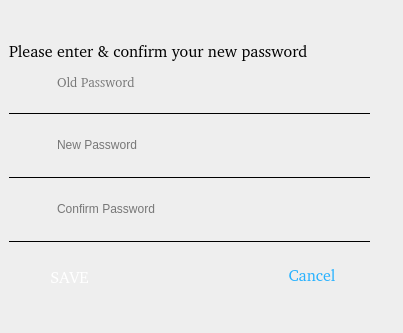
<?xml version="1.0" encoding="UTF-8"?>
<ui version="4.0">
 <class>MainWindow</class>
 <widget class="QMainWindow" name="MainWindow">
  <property name="geometry">
   <rect>
    <x>0</x>
    <y>0</y>
    <width>403</width>
    <height>333</height>
   </rect>
  </property>
  <property name="maximumSize">
   <size>
    <width>1440</width>
    <height>800</height>
   </size>
  </property>
  <property name="windowTitle">
   <string>MainWindow</string>
  </property>
  <property name="styleSheet">
   <string notr="true">background-color: rgb(238, 238, 238);
</string>
  </property>
  <widget class="QWidget" name="centralwidget">
   <layout class="QGridLayout" name="gridLayout">
    <item row="0" column="0">
     <layout class="QVBoxLayout" name="verticalLayout_4">
      <item>
       <layout class="QHBoxLayout" name="horizontalLayout">
        <item>
         <widget class="QLabel" name="label_4">
          <property name="minimumSize">
           <size>
            <width>361</width>
            <height>22</height>
           </size>
          </property>
          <property name="maximumSize">
           <size>
            <width>361</width>
            <height>22</height>
           </size>
          </property>
          <property name="font">
           <font>
            <family>Roboto [GOOG]</family>
            <pointsize>14</pointsize>
            <weight>3</weight>
            <italic>false</italic>
            <bold>false</bold>
           </font>
          </property>
          <property name="styleSheet">
           <string notr="true">font: 25 14pt &quot;Roboto [GOOG]&quot;;</string>
          </property>
          <property name="text">
           <string>&lt;html&gt;&lt;head/&gt;&lt;body&gt;&lt;p&gt;&lt;span style=&quot; font-size:12pt;&quot;&gt;Please enter &amp;amp; confirm your new password&lt;/span&gt;&lt;/p&gt;&lt;/body&gt;&lt;/html&gt;</string>
          </property>
         </widget>
        </item>
        <item>
         <spacer name="horizontalSpacer_9">
          <property name="orientation">
           <enum>Qt::Horizontal</enum>
          </property>
          <property name="sizeHint" stdset="0">
           <size>
            <width>40</width>
            <height>20</height>
           </size>
          </property>
         </spacer>
        </item>
       </layout>
      </item>
      <item>
       <layout class="QVBoxLayout" name="verticalLayout">
        <item>
         <layout class="QHBoxLayout" name="horizontalLayout_2">
          <item>
           <widget class="QLabel" name="label">
            <property name="minimumSize">
             <size>
              <width>32</width>
              <height>29</height>
             </size>
            </property>
            <property name="maximumSize">
             <size>
              <width>32</width>
              <height>24</height>
             </size>
            </property>
            <property name="styleSheet">
             <string notr="true">background-image: url(:/images/final_assets/Login_Icons/pw.png);</string>
            </property>
            <property name="text">
             <string/>
            </property>
            <property name="pixmap">
             <pixmap resource="resource.qrc">:/images/final_assets/Login_Icons/pw.png</pixmap>
            </property>
            <property name="scaledContents">
             <bool>true</bool>
            </property>
           </widget>
          </item>
          <item>
           <spacer name="horizontalSpacer_2">
            <property name="orientation">
             <enum>Qt::Horizontal</enum>
            </property>
            <property name="sizeType">
             <enum>QSizePolicy::Maximum</enum>
            </property>
            <property name="sizeHint" stdset="0">
             <size>
              <width>8</width>
              <height>20</height>
             </size>
            </property>
           </spacer>
          </item>
          <item>
           <widget class="QLineEdit" name="newpw_lineedit_2">
            <property name="minimumSize">
             <size>
              <width>113</width>
              <height>21</height>
             </size>
            </property>
            <property name="maximumSize">
             <size>
              <width>113</width>
              <height>21</height>
             </size>
            </property>
            <property name="font">
             <font>
              <family>Roboto [GOOG]</family>
              <pointsize>10</pointsize>
              <weight>50</weight>
              <italic>false</italic>
              <bold>false</bold>
             </font>
            </property>
            <property name="focusPolicy">
             <enum>Qt::ClickFocus</enum>
            </property>
            <property name="styleSheet">
             <string notr="true">border-radius: 1px;
font: 10pt &quot;Roboto [GOOG]&quot;;
background-color: rgba(0, 0, 0,0);</string>
            </property>
            <property name="echoMode">
             <enum>QLineEdit::Password</enum>
            </property>
            <property name="placeholderText">
             <string>Old Password</string>
            </property>
           </widget>
          </item>
          <item>
           <spacer name="horizontalSpacer">
            <property name="orientation">
             <enum>Qt::Horizontal</enum>
            </property>
            <property name="sizeHint" stdset="0">
             <size>
              <width>40</width>
              <height>20</height>
             </size>
            </property>
           </spacer>
          </item>
         </layout>
        </item>
        <item>
         <layout class="QHBoxLayout" name="horizontalLayout_10">
          <item>
           <widget class="Line" name="line">
            <property name="minimumSize">
             <size>
              <width>361</width>
              <height>16</height>
             </size>
            </property>
            <property name="maximumSize">
             <size>
              <width>361</width>
              <height>16</height>
             </size>
            </property>
            <property name="frameShadow">
             <enum>QFrame::Plain</enum>
            </property>
            <property name="orientation">
             <enum>Qt::Horizontal</enum>
            </property>
           </widget>
          </item>
          <item>
           <spacer name="horizontalSpacer_8">
            <property name="orientation">
             <enum>Qt::Horizontal</enum>
            </property>
            <property name="sizeHint" stdset="0">
             <size>
              <width>40</width>
              <height>20</height>
             </size>
            </property>
           </spacer>
          </item>
         </layout>
        </item>
       </layout>
      </item>
      <item>
       <layout class="QVBoxLayout" name="verticalLayout_2">
        <item>
         <layout class="QHBoxLayout" name="horizontalLayout_3">
          <item>
           <widget class="QLabel" name="label_2">
            <property name="minimumSize">
             <size>
              <width>32</width>
              <height>32</height>
             </size>
            </property>
            <property name="maximumSize">
             <size>
              <width>32</width>
              <height>25</height>
             </size>
            </property>
            <property name="styleSheet">
             <string notr="true">background-image: url(:/images/final_assets/Login_Icons/new_pw.png);</string>
            </property>
            <property name="text">
             <string/>
            </property>
            <property name="pixmap">
             <pixmap resource="resource.qrc">:/images/final_assets/Login_Icons/new_pw.png</pixmap>
            </property>
            <property name="scaledContents">
             <bool>true</bool>
            </property>
           </widget>
          </item>
          <item>
           <spacer name="horizontalSpacer_4">
            <property name="orientation">
             <enum>Qt::Horizontal</enum>
            </property>
            <property name="sizeType">
             <enum>QSizePolicy::Maximum</enum>
            </property>
            <property name="sizeHint" stdset="0">
             <size>
              <width>8</width>
              <height>20</height>
             </size>
            </property>
           </spacer>
          </item>
          <item>
           <widget class="QLineEdit" name="newpw_lineedit">
            <property name="minimumSize">
             <size>
              <width>113</width>
              <height>21</height>
             </size>
            </property>
            <property name="maximumSize">
             <size>
              <width>113</width>
              <height>21</height>
             </size>
            </property>
            <property name="focusPolicy">
             <enum>Qt::ClickFocus</enum>
            </property>
            <property name="styleSheet">
             <string notr="true">border-radius: 1px;
font: 10pt &quot;Roboto [GOOG]&quot;;
background-color: rgba(0, 0, 0,0);</string>
            </property>
            <property name="echoMode">
             <enum>QLineEdit::Password</enum>
            </property>
            <property name="placeholderText">
             <string>New Password</string>
            </property>
           </widget>
          </item>
          <item>
           <spacer name="horizontalSpacer_3">
            <property name="orientation">
             <enum>Qt::Horizontal</enum>
            </property>
            <property name="sizeHint" stdset="0">
             <size>
              <width>40</width>
              <height>20</height>
             </size>
            </property>
           </spacer>
          </item>
         </layout>
        </item>
        <item>
         <layout class="QHBoxLayout" name="horizontalLayout_11">
          <item>
           <widget class="Line" name="line_2">
            <property name="minimumSize">
             <size>
              <width>361</width>
              <height>16</height>
             </size>
            </property>
            <property name="maximumSize">
             <size>
              <width>361</width>
              <height>16</height>
             </size>
            </property>
            <property name="frameShadow">
             <enum>QFrame::Plain</enum>
            </property>
            <property name="orientation">
             <enum>Qt::Horizontal</enum>
            </property>
           </widget>
          </item>
          <item>
           <spacer name="horizontalSpacer_10">
            <property name="orientation">
             <enum>Qt::Horizontal</enum>
            </property>
            <property name="sizeHint" stdset="0">
             <size>
              <width>40</width>
              <height>20</height>
             </size>
            </property>
           </spacer>
          </item>
         </layout>
        </item>
       </layout>
      </item>
      <item>
       <layout class="QVBoxLayout" name="verticalLayout_3">
        <item>
         <layout class="QHBoxLayout" name="horizontalLayout_4">
          <item>
           <widget class="QLabel" name="label_3">
            <property name="minimumSize">
             <size>
              <width>32</width>
              <height>32</height>
             </size>
            </property>
            <property name="maximumSize">
             <size>
              <width>32</width>
              <height>25</height>
             </size>
            </property>
            <property name="styleSheet">
             <string notr="true">background-image: url(:/images/final_assets/Login_Icons/new_pw.png);</string>
            </property>
            <property name="text">
             <string/>
            </property>
            <property name="pixmap">
             <pixmap resource="resource.qrc">:/images/final_assets/Login_Icons/new_pw.png</pixmap>
            </property>
            <property name="scaledContents">
             <bool>true</bool>
            </property>
           </widget>
          </item>
          <item>
           <spacer name="horizontalSpacer_6">
            <property name="orientation">
             <enum>Qt::Horizontal</enum>
            </property>
            <property name="sizeType">
             <enum>QSizePolicy::Maximum</enum>
            </property>
            <property name="sizeHint" stdset="0">
             <size>
              <width>8</width>
              <height>20</height>
             </size>
            </property>
           </spacer>
          </item>
          <item>
           <widget class="QLineEdit" name="current_lineedit">
            <property name="minimumSize">
             <size>
              <width>141</width>
              <height>21</height>
             </size>
            </property>
            <property name="maximumSize">
             <size>
              <width>141</width>
              <height>21</height>
             </size>
            </property>
            <property name="focusPolicy">
             <enum>Qt::ClickFocus</enum>
            </property>
            <property name="styleSheet">
             <string notr="true">border-radius: 1px;
font: 10pt &quot;Roboto [GOOG]&quot;;
background-color: rgba(0, 0, 0,0);</string>
            </property>
            <property name="echoMode">
             <enum>QLineEdit::Password</enum>
            </property>
            <property name="placeholderText">
             <string>Confirm Password</string>
            </property>
           </widget>
          </item>
          <item>
           <spacer name="horizontalSpacer_5">
            <property name="orientation">
             <enum>Qt::Horizontal</enum>
            </property>
            <property name="sizeHint" stdset="0">
             <size>
              <width>40</width>
              <height>20</height>
             </size>
            </property>
           </spacer>
          </item>
         </layout>
        </item>
        <item>
         <layout class="QHBoxLayout" name="horizontalLayout_12">
          <item>
           <widget class="Line" name="line_3">
            <property name="minimumSize">
             <size>
              <width>361</width>
              <height>16</height>
             </size>
            </property>
            <property name="maximumSize">
             <size>
              <width>361</width>
              <height>16</height>
             </size>
            </property>
            <property name="frameShadow">
             <enum>QFrame::Plain</enum>
            </property>
            <property name="orientation">
             <enum>Qt::Horizontal</enum>
            </property>
           </widget>
          </item>
          <item>
           <spacer name="horizontalSpacer_11">
            <property name="orientation">
             <enum>Qt::Horizontal</enum>
            </property>
            <property name="sizeHint" stdset="0">
             <size>
              <width>40</width>
              <height>20</height>
             </size>
            </property>
           </spacer>
          </item>
         </layout>
        </item>
        <item>
         <layout class="QHBoxLayout" name="horizontalLayout_5">
          <item>
           <widget class="QPushButton" name="pushButton">
            <property name="minimumSize">
             <size>
              <width>121</width>
              <height>35</height>
             </size>
            </property>
            <property name="maximumSize">
             <size>
              <width>121</width>
              <height>30</height>
             </size>
            </property>
            <property name="font">
             <font>
              <family>Roboto [GOOG]</family>
              <pointsize>12</pointsize>
              <weight>50</weight>
              <italic>false</italic>
              <bold>false</bold>
             </font>
            </property>
            <property name="focusPolicy">
             <enum>Qt::ClickFocus</enum>
            </property>
            <property name="styleSheet">
             <string notr="true">background-image: url(:/images/final_assets/Main_Btn/btn_normal.png);
color: rgb(255, 255, 255);
font: 12pt &quot;Roboto [GOOG]&quot;;</string>
            </property>
            <property name="text">
             <string>SAVE</string>
            </property>
            <property name="shortcut">
             <string>Return</string>
            </property>
            <property name="flat">
             <bool>true</bool>
            </property>
           </widget>
          </item>
          <item>
           <spacer name="horizontalSpacer_7">
            <property name="orientation">
             <enum>Qt::Horizontal</enum>
            </property>
            <property name="sizeHint" stdset="0">
             <size>
              <width>40</width>
              <height>20</height>
             </size>
            </property>
           </spacer>
          </item>
          <item>
           <widget class="QPushButton" name="pushButton_2">
            <property name="minimumSize">
             <size>
              <width>124</width>
              <height>35</height>
             </size>
            </property>
            <property name="maximumSize">
             <size>
              <width>124</width>
              <height>35</height>
             </size>
            </property>
            <property name="font">
             <font>
              <family>Roboto [GOOG]</family>
              <pointsize>12</pointsize>
              <weight>50</weight>
              <italic>false</italic>
              <bold>false</bold>
             </font>
            </property>
            <property name="focusPolicy">
             <enum>Qt::ClickFocus</enum>
            </property>
            <property name="styleSheet">
             <string notr="true">border-image: url(:/images/final_assets/Secondary_btn/hover.png);
color: rgb(38, 177, 255);
font: 12pt &quot;Roboto [GOOG]&quot;;</string>
            </property>
            <property name="text">
             <string>Cancel</string>
            </property>
            <property name="flat">
             <bool>true</bool>
            </property>
           </widget>
          </item>
          <item>
           <spacer name="horizontalSpacer_12">
            <property name="orientation">
             <enum>Qt::Horizontal</enum>
            </property>
            <property name="sizeType">
             <enum>QSizePolicy::Maximum</enum>
            </property>
            <property name="sizeHint" stdset="0">
             <size>
              <width>20</width>
              <height>20</height>
             </size>
            </property>
           </spacer>
          </item>
         </layout>
        </item>
       </layout>
      </item>
     </layout>
    </item>
   </layout>
  </widget>
 </widget>
 <resources>
  <include location="resource.qrc"/>
 </resources>
 <connections/>
</ui>
